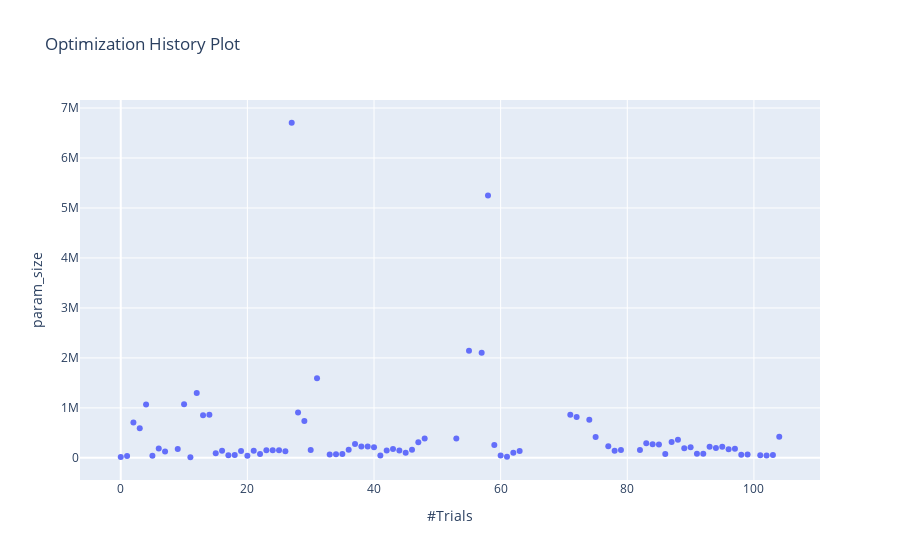

Source (notebook cell):
### Code cell
optuna.visualization.plot_optimization_history(study, target=lambda t: t.values[1], target_name="param_size")
